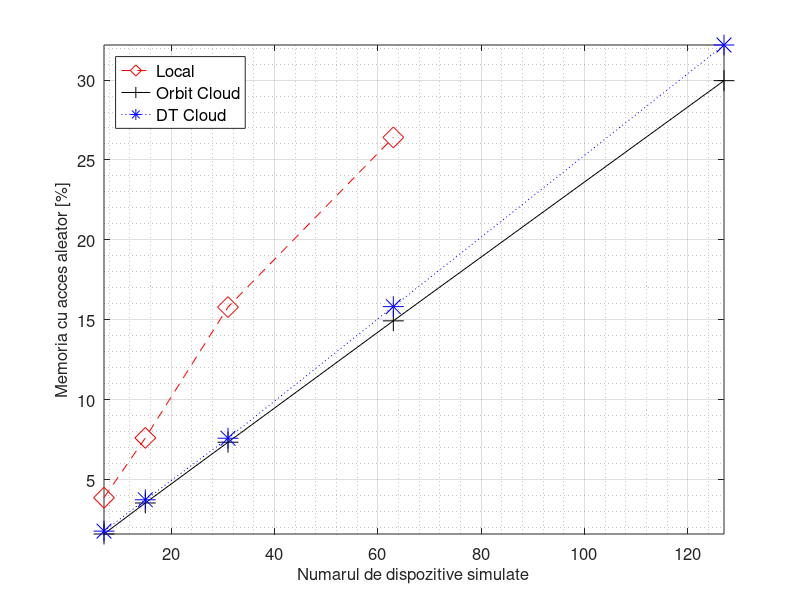
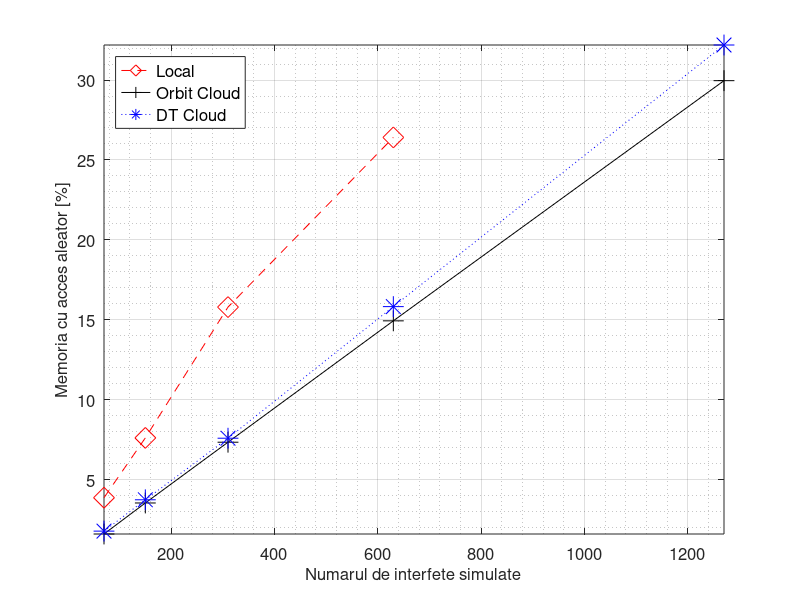
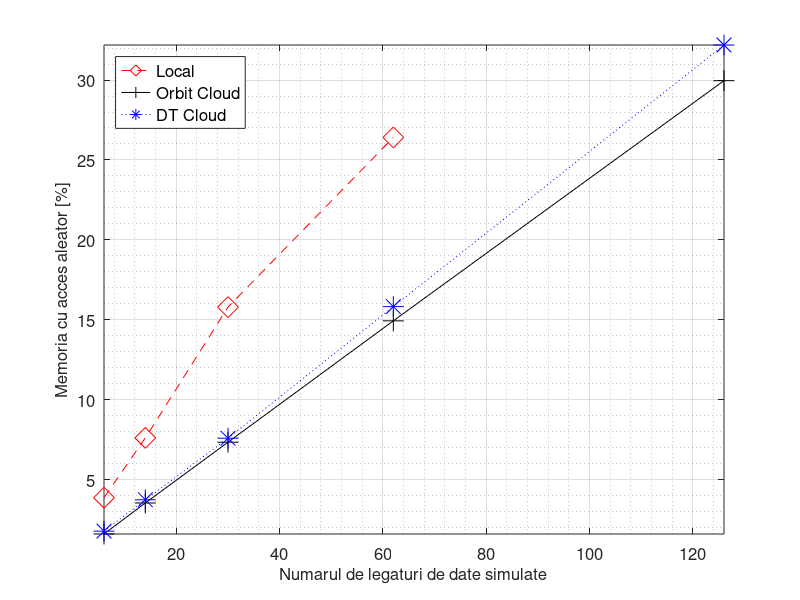

Write the MATLAB code that produced these figures, in order.
nes = [7,15,31,63,127]
intfs = [70,150,310,630,1270]
links = [6,14,30,62,126]

local_percent = [0.0388,0.0762,0.158,0.2641,NaN]
orbit_percent = [0.0161,0.0355,0.0735,0.1494,0.2996]
dt_percent = [0.0179,0.0375,0.076,0.1583,0.3219]

local = local_percent * 100
orbit = orbit_percent * 100
dt = dt_percent * 100
figure(1)
plot(nes,local, '--dr', 'markersize', 15, nes, orbit, '-+k', 'markersize', 15, nes, dt, ':*b', 'markersize', 15)
set(gca, "fontsize", 12)

xlabel('Numarul de dispozitive simulate', "fontsize", 12)
grid on
grid minor on
ylabel('Memoria cu acces aleator [%]', "fontsize", 12)
leg = legend('Local','Orbit Cloud','DT Cloud', "location", 'northwest')
set(leg, "fontsize", 12)
axis('tight')

#la = num2str(local(:));
#lb = cellstr(la);
#lc = strtrim(lb);

#oa = num2str(orbit(:));
#ob = cellstr(oa);
#oc = strtrim(ob);

#da = num2str(dt(:));
#db = cellstr(da);
#dc = strtrim(db);

#text(nes, local, lc)
#text(nes, orbit, oc)
#text(nes, dt, dc)

figure(2)
plot(intfs,local, '--dr', 'markersize', 15, intfs, orbit, '-+k', 'markersize', 15, intfs, dt, ':*b', 'markersize', 15)
set(gca, "fontsize", 12)

xlabel('Numarul de interfete simulate', "fontsize", 12)
grid on
grid minor on
ylabel('Memoria cu acces aleator [%]', "fontsize", 12)
leg = legend('Local','Orbit Cloud','DT Cloud', "location", 'northwest')
set(leg, "fontsize", 12)
axis('tight')

#la = num2str(local(:));
#lb = cellstr(la);
#lc = strtrim(lb);

#oa = num2str(orbit(:));
#ob = cellstr(oa);
#oc = strtrim(ob);

#da = num2str(dt(:));
#db = cellstr(da);
#dc = strtrim(db);

#text(intfs, local, lc)
#text(intfs, orbit, oc)
#text(intfs, dt, dc)

figure(3)
plot(links,local, '--dr', 'markersize', 15, links, orbit, '-+k', 'markersize', 15, links, dt, ':*b', 'markersize', 15)
set(gca, "fontsize", 12)

xlabel('Numarul de legaturi de date simulate', "fontsize", 12)
grid on
grid minor on
ylabel('Memoria cu acces aleator [%]', "fontsize", 12)
leg = legend('Local','Orbit Cloud','DT Cloud', "location", 'northwest')
set(leg, "fontsize", 12)
axis('tight')

#la = num2str(local(:));
#lb = cellstr(la);
#lc = strtrim(lb);

#oa = num2str(orbit(:));
#ob = cellstr(oa);
#oc = strtrim(ob);

#da = num2str(dt(:));
#db = cellstr(da);
#dc = strtrim(db);

#text(links, local, lc)
#text(links, orbit, oc)
#text(links, dt, dc)
